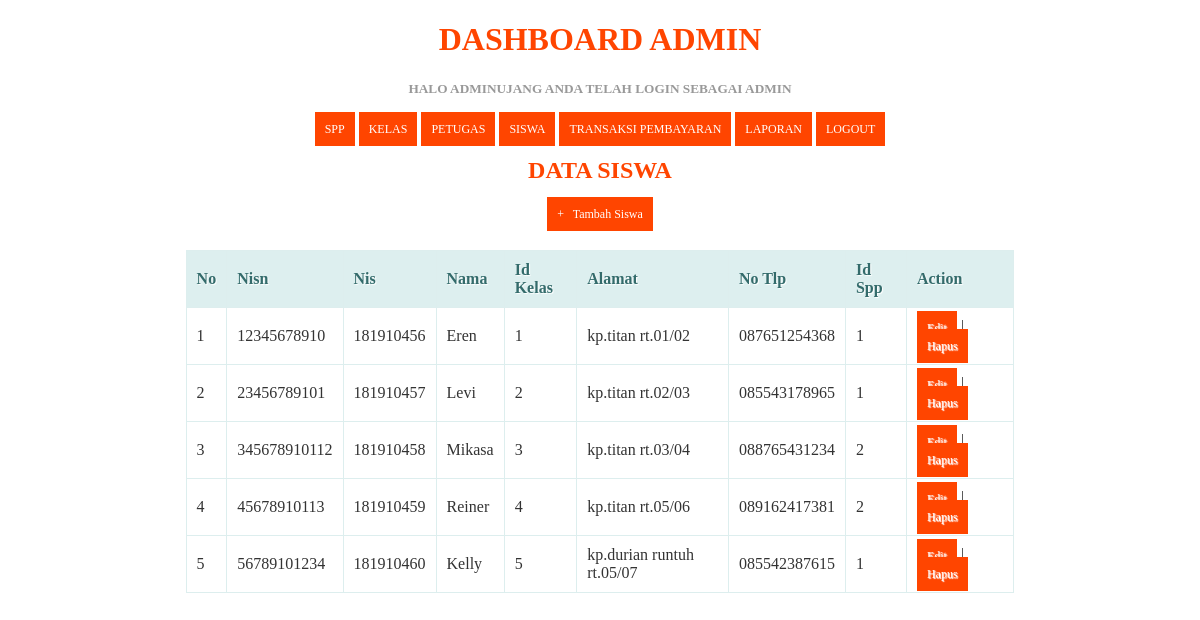
The app's page /siswa.php (signed in) with its own data.
### tables this page shows
CREATE TABLE IF NOT EXISTS `siswa` (
  `nisn` char(20) NOT NULL,
  `nis` char(20) NOT NULL,
  `nama` varchar(40) NOT NULL,
  `id_kelas` int(10) NOT NULL,
  `no_telp` varchar(12) NOT NULL,
  `id_spp` int(5) NOT NULL,
  `alamat` text NOT NULL
);

### siswa.php (the view, shortened to what this page needs)
<!DOCTYPE html>
<html>
  <head>
  </head>
<body>
	<?php
  include ('header.php');
?>
    <center><h2>Data Siswa</h2><center>
    <center><a href="tambah_siswa.php">+ &nbsp; Tambah Siswa</a><center>
    <br/>
    <table>
      <thead>
        <tr>
          <th>No</th>
          <th>Nisn</th>
          <th>Nis</th>
          <th>Nama</th>
          <th>Id Kelas</th>
          <th>Alamat</th>
          <th>No Tlp</th>
          <th>Id Spp</th>
          <th>Action</th>
        </tr>
    </thead>
    <tbody>
      <?php
     $query = "SELECT * FROM siswa ORDER BY nisn ASC";
      $result = mysqli_query($koneksi, $query);
      $no = 1;
      while($row = mysqli_fetch_assoc($result))
      {
      ?>
       <tr>
          <td><?php echo $no; ?></td>
          <td><?php echo $row['nisn']; ?></td>
          <td><?php echo $row['nis']; ?></td>
          <td><?php echo $row['nama']; ?></td>
          <td><?php echo $row['id_kelas']; ?></td>
          <td><?php echo $row['alamat']; ?></td>
          <td><?php echo $row['no_telp']; ?></td>
          <td><?php echo $row['id_spp']; ?></td>
          <td>
              <a href="edit_siswa.php?id=<?php echo $row['nisn']; ?>">Edit</a> |
              <a href="proses_hapussiswa.php?id=<?php echo $row['nisn']; ?>" onClick="return confirm('Anda yakin akan menghapus data ini?')">Hapus</a>
          </td>
      </tr>
      <?php
        $no++;
      }
      ?>
    </tbody>
    </table>
</body>
</html>

### siswa.php (style rules this page uses)
* { font-family: "Trebuchet MS"; }
h2 { text-transform: uppercase; color: orangered; }
table { border: solid 1px #DDEEEE; border-collapse: collapse; border-spacing: 0; width: 70%; margin: 10px auto 10px auto; }
table thead th { background-color: #DDEFEF; border: solid 1px #DDEEEE; color: #336B6B; padding: 10px; text-align: left; text-shadow: 1px 1px 1px #fff; text-decoration: none; }
table tbody td { border: solid 1px #DDEEEE; color: #333; padding: 10px; text-shadow: 1px 1px 1px #fff; }
a { background-color: orangered; color: #fff; padding: 10px; text-decoration: none; font-size: 12px; }

### header.php (style rules this page uses)
* { font-family: "Trebuchet MS"; }
table { border: solid 1px #DDEEEE; border-collapse: collapse; border-spacing: 0; width: 70%; margin: 10px auto 10px auto; }
table thead th { background-color: #DDEFEF; border: solid 1px #DDEEEE; color: #336B6B; padding: 10px; text-align: left; text-shadow: 1px 1px 1px #fff; text-decoration: none; }
table tbody td { border: solid 1px #DDEEEE; color: #333; padding: 10px; text-shadow: 1px 1px 1px #fff; }
a { background-color: orangered; color: #fff; padding: 10px; text-decoration: none; font-size: 12px; }

### records on screen
siswa: nisn "12345678910", nis "181910456", nama "Eren", id_kelas "1", alamat "kp.titan rt.01/02", no_telp "087651254368", id_spp "1"
siswa: nisn "23456789101", nis "181910457", nama "Levi", id_kelas "2", alamat "kp.titan rt.02/03", no_telp "085543178965", id_spp "1"
siswa: nisn "345678910112", nis "181910458", nama "Mikasa", id_kelas "3", alamat "kp.titan rt.03/04", no_telp "088765431234", id_spp "2"
siswa: nisn "45678910113", nis "181910459", nama "Reiner", id_kelas "4", alamat "kp.titan rt.05/06", no_telp "089162417381", id_spp "2"
siswa: nisn "56789101234", nis "181910460", nama "Kelly", id_kelas "5", alamat "kp.durian runtuh rt.05/07", no_telp "085542387615", id_spp "1"

### other values on screen
$_SESSION['username'] "ADMINUJANG"
$_SESSION['level'] "ADMIN"
